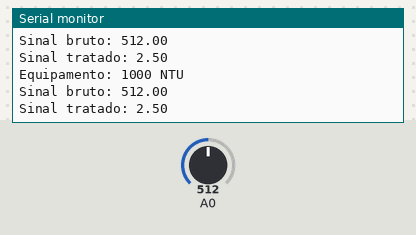
The sketch below on a simulated Arduino Uno, built with avr-gcc and run on an emulated ATmega328P. Shown: the last lines printed to the serial monitor. The inputs (shaded band) are chosen by the test bench; at power-on: A0 = 512.

Above: at 2.8 s.
2.9 s: A0 set to 716
At 3.8 s:
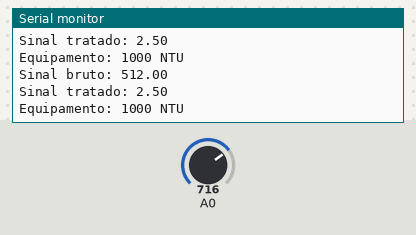
5.6 s: A0 set to 900
At 6.8 s:
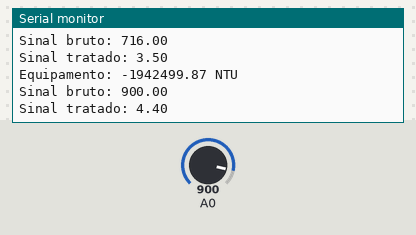
Timing chart, 0 to 8.6 s (numbered marks = the images above; inputs shaded):
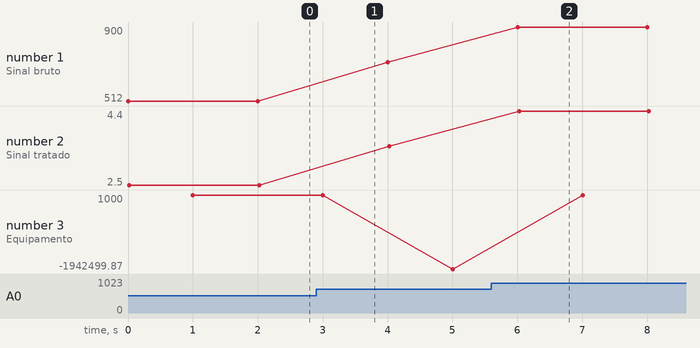

Measured:
- after the input at 5.6 s, the serial monitor: prints a new line after 0.41 s (image 2)
- plotted number 1: 512 → 716 after the input at 2.9 s, 716 → 900 after the input at 5.6 s
- plotted number 2: 2.5 → 3.5 after the input at 2.9 s, 3.5 → 4.4 after the input at 5.6 s
- plotted number 3: 1000 → -1942499.87 after the input at 2.9 s, -1942499.87 → 0 after the input at 5.6 s

The sketch:

TUB.ino
```cpp
float ntu;
float voltagem;
float sensor;

void setup(){
    Serial.begin(9600);
}

void loop(){
    ntu = analogRead(A0);
    voltagem = (ntu/1023)*5;

    Serial.print("Sinal bruto: ");
    Serial.println(ntu);
    Serial.print("Sinal tratado: ");
    Serial.println(voltagem);
    delay(1000);

  if (voltagem < 3.058){
    Serial.println("Equipamento: 1000 NTU");
  }

  else if (voltagem > 4.24){
    Serial.println("Equipamento: 0 NTU");
  }

  else{
  sensor = ((voltagem - 4,2331) / - 0.0012);
  Serial.print("Equipamento: ");
  Serial.print(sensor);
  Serial.println(" NTU");
  }

  delay(1000);
}
```
